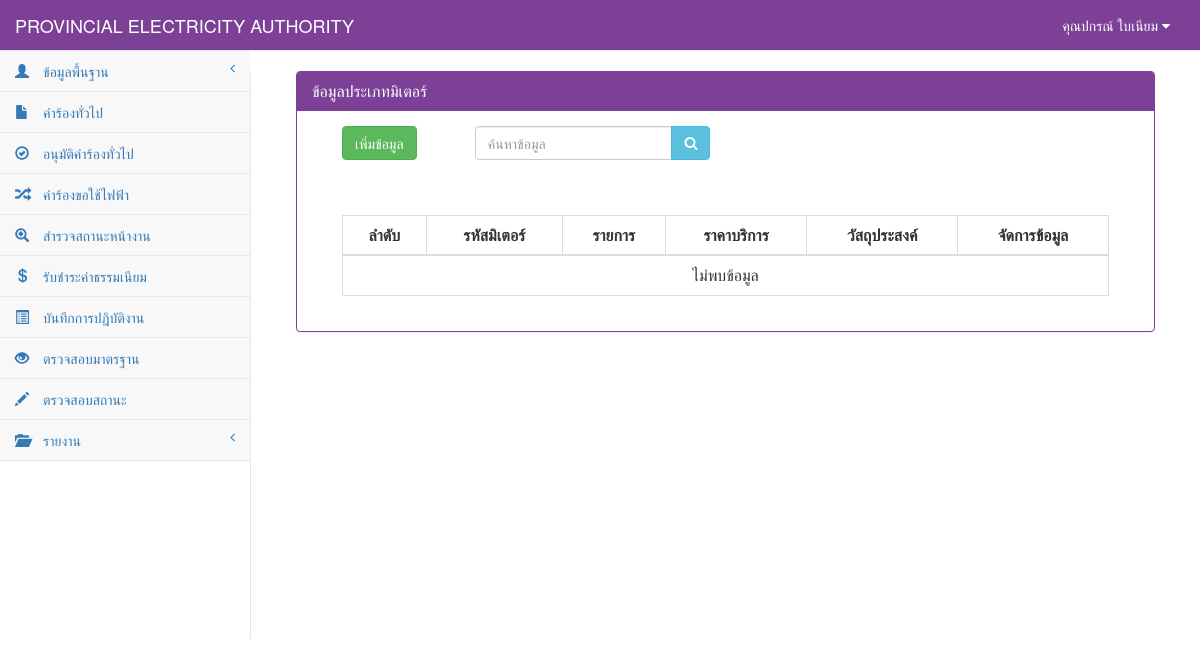
Page /meter_show.php (signed in) on the earlier database version.
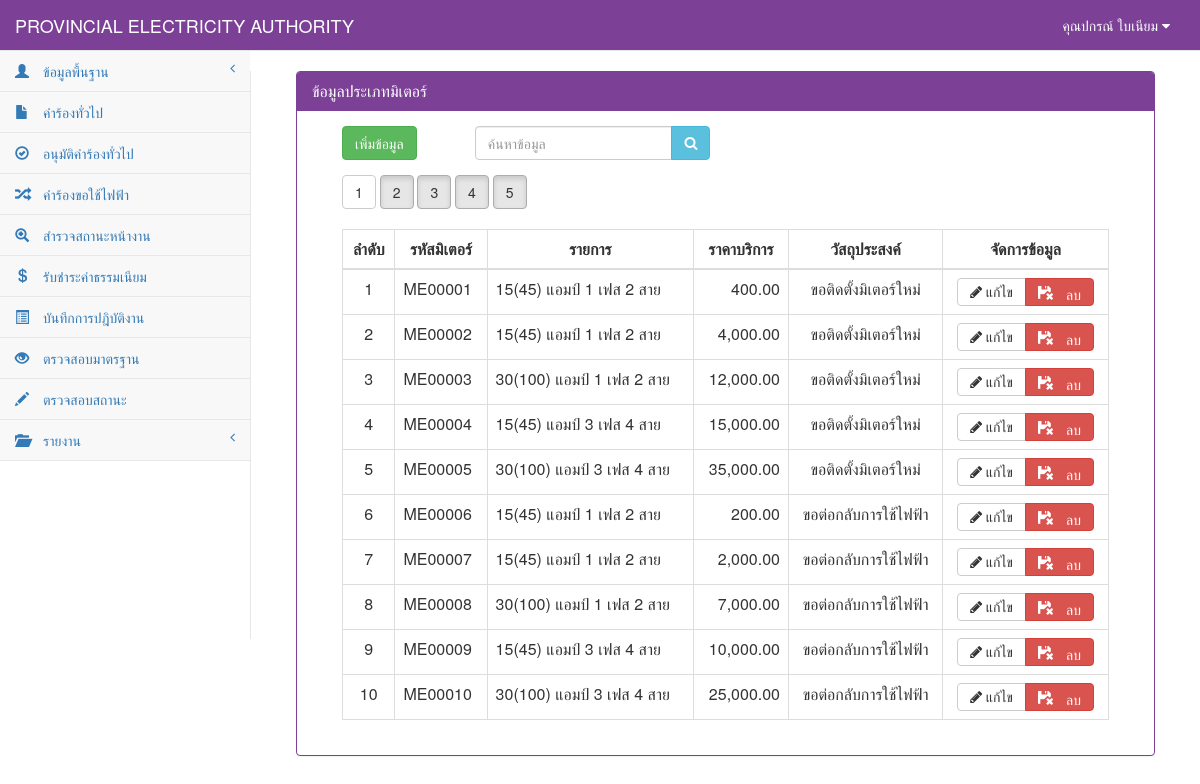
Same page on the later database version.
### tables this page shows
CREATE TABLE `tb_user` (
  `user_id` char(13) NOT NULL,
  `user_code` char(13) NOT NULL,
  `user_first` int(1) NOT NULL,
  `user_name` varchar(50) NOT NULL,
  `user_last` varchar(50) NOT NULL,
  `user_add` text NOT NULL,
  `user_tel` char(10) NOT NULL,
  `user_pos` int(1) NOT NULL,
  `user_pass` varchar(12) NOT NULL,
  PRIMARY KEY  (`user_id`)
);

CREATE TABLE `tb_meter` (
  `me_id` char(12) NOT NULL,
  `me_name` varchar(255) NOT NULL,
  `me_price` double(10,2) NOT NULL,
  `me_type` int(2) NOT NULL,
  PRIMARY KEY  (`me_id`)
);

### connect_db.php (called while the page is built, shortened)
<?php
$dbname="pea";
$limit=10;
?>

### meter_show.php (the view, shortened to what this page needs)
<?php
include "connect_db.php";
?>
<!DOCTYPE html>
<html>
<head>
    <link href="vendor/bootstrap/css/bootstrap.css" rel="stylesheet">
    <link href="vendor/metisMenu/metisMenu.css" rel="stylesheet">
    <link href="dist/css/sb-admin-2.css" rel="stylesheet">
    <link href="vendor/font-awesome/css/font-awesome.css" rel="stylesheet" type="text/css">
</head>
<body>
<?php include "header.php";?>
<?php
    include"sidebar.php";
?>
    <div id="page-wrapper">
        <div class="col-sm-12 ">
            <div class="panel panel-primary">
                <div class="panel-heading">
                    <h2 class="panel-title">ข้อมูลประเภทมิเตอร์</h2>
                </div>
            <div class="panel-body">
            <div class="col-sm-12">
            <div class="col-sm-2">
                    <a href="meter_add.php"><input type="button" value="เพิ่มข้อมูล" class="btn  btn-success"></a>
            </div>
            <div class="col-sm-4">
                <form name="frmSearch" method="POST">
                    <div class="form-group input-group">
                        <input type="search" name="search" class="form-control" placeholder="ค้นหาข้อมูล">
                        <span class="input-group-btn">
                            <button class="btn btn-info" type="submit" style="height:34px;"><i class="fa fa-search"></i></button>
                        </span>
                    </div>
                </form>
            </div>
            <div class="col-sm-12">
                <div class="table-responsive">
                    <?php
                        $sql_all_rows="select * from tb_meter order by me_id";
                        $result_all_rows=mysql_db_query($dbname,$sql_all_rows);
                        $rows=mysql_num_rows($result_all_rows);
                        $total_page=ceil($rows/$limit);
                        if($_GET[start]==""){ $start="1"; }else{ $start=$_GET[start]; }
                    ?>
                    <?php
                    for($i=1;$i<=$total_page;$i++){
                            if($start==$i){
                                    echo "<a href='meter_show.php?start=".$i."&limit=".$limit."'><button class='btn btn-default '>".$i."</button></a>&nbsp;";
                            }else{
                                    echo "<a href='meter_show.php?start=".$i."&limit=".$limit."' c><button class='btn btn-default active'>".$i."</button></a>&nbsp;";
                            }
                    }
                    ?> <br><br>
                    <table width="100%" class="table table-bordered table-hover">
                        <thead>
                            <tr>
                                <th class=" text-center" >ลำดับ</th>
                                <th class=" text-center" >รหัสมิเตอร์</th>
                                <th class=" text-center" >รายการ</th>
                                <th class=" text-center" >ราคาบริการ</th>
                                <th class=" text-center" >วัสถุประสงค์</th>
                                <th class=" text-center">จัดการข้อมูล</th>
                            </tr>
                        </thead>
                            <tbody>
                            <?php
                                $n=0;
                                if($_GET[start]=="" || $_GET[start]=="1"){
                                        $page="0";
                                }else{
                                        $page=($_GET[start]-1)*$limit;
                                }
                                $sql="select * from tb_meter where me_id like '%".$_POST[search]."%' or me_name like '%".$_POST[search]."%'  limit $page,$limit ";
                                $result=mysql_db_query($dbname,$sql);
                                    if(mysql_num_rows($result)>0){
                                        while($array=mysql_fetch_array($result)){
                                            $n++;
                                            if ($array[me_type] == 0) {
                                                $want = "ขอติดตั้งมิเตอร์ใหม่";
                                            } elseif ($array[me_type] == 1) {
                                                $want = "ขอตัดฝากมิเตอร์โดยไม่ใช้ไฟฟ้า";
                                            } elseif ($array[me_type] == 2) {
                                                $want = "ขอต่อกลับการใช้ไฟฟ้า";
                                            } elseif ($array[me_type] == 3) {
                                                $want = "ขอเพื่มขนาดมิเตอร์/อุปกรณ์ประกอบ";
                                            } elseif ($array[me_type] == 4) {
                                                $want = "ขอเปลี่ยนประเภทมิเตอร์";
                                            } elseif ($array[me_type] == 5) {
                                                $want = "ขอหยุดซ่อมแซมเครื่องจักรประจำปี";
                                            } elseif ($array[me_type] == 6) {
                                                $want = "ขอใช้ไฟฟ้าชั่วคราวแบบเหมาจ่าย";
                                            } elseif ($array[me_type] == 7) {
                                                $want = "ขอติดตั้งไฟฟ้าชั่วคราว";
                                            } elseif ($array[me_type] == 8) {
                                                $want = "ขอตัดฝากมิเตอร์ใช้เพื่อแสงสว่างไม่ลด CT";
                                            } elseif ($array[me_type] == 9) {
                                                $want = "ขอยกเลิกเลิกการใช้ไฟฟ้า";
                                            } elseif ($array[me_type] == 10) {
                                                $want = "ขอลดขนาดมิเตอร์/อุปกรณ์ประกอบ";
                                            } elseif ($array[me_type] == 11) {
                                                $want = "ขอใช้ไฟฟ้าสาธารณะ";
                                            } elseif ($array[me_type] == 12) {
                                                $want = "ขอตัดมิเตอร์ใช้เพื่อแสงสว่างลด CT";
                                            } elseif ($array[me_type] == 13) {
                                                $want = "ขอย้ายจุดติดตั้งมิเตอร์/อุปกรณ์ประกอบ";
                                            } elseif ($array[me_type] == 14) {
                                                $want = "ขอเปลี่ยนมิเตอร์กรณีชำรุด";
                                            } elseif ($array[me_type] == 15) {
                                                $want = "ขอใช้ไฟฟ้าตู้โทรศัพท์ต่อตรง";
                                            } elseif ($array[me_type] == 16) {
                                                $want = $array[re_place_other];
                                            }
                            ?>
                                    <tr>
                                        <td class="text-center"><?=$n?></td>
                                            <td><?=$array[me_id]?></td>
                                            <td><?=$first?><?=$array[me_name]?></td>
                                            <td class="text-right"><?= number_format($array[me_price],2)?></td>
                                            <td class="text-center"><?=$want?></td>
                                            <td align="center">
                                                <div class="btn-group">
                                                    <a class="btn btn-default" href="meter_add.php?id=<?=$array[me_id]?>&mode=edit" title="แก้ไข"><i class="fa fa-pencil"> แก้ไข</i></a>
                                                    <a class="btn btn-danger" onclick="return confirm('คุณต้องการลบข้อมูลนี้ ?')" href="meter_save.php?id=<?=$array[me_id]?>&mode=del" ><span class="glyphicon glyphicon-floppy-remove"> ลบ</span></a>
                                                </div>
                                            </td>
                                    </tr>
                                    <?php
                                                    }
                                            }else{
                                    ?>
                                    <tr><td colspan="6" align="center">ไม่พบข้อมูล</td></tr>
                                    <?
                                            }
                                    ?>
                            </tbody>
                    </table>
                </div>
            </div>
        </div>
        </div>
        </div>
    </div>
</div>
</body>
</html>

### header.php (shortened to what this page needs)
<?php
$sqluser="select *from tb_user where user_id='".$_SESSION[loginid]."'";
$reuser=mysql_db_query($dbname,$sqluser);
$user=mysql_fetch_array($reuser);
?>
<nav style="background-color:#7c4197;" class="navbar navbar-default navbar-static-top" role="navigation" style="margin-bottom: 0" >
            <div class="navbar-header" >
                <a class="navbar-brand" style="color: White" href="index.php">PROVINCIAL ELECTRICITY AUTHORITY</a>
            </div>
            <ul class="nav navbar-top-links navbar-right" >
                 <li class="dropdown">
                     <a style="color: White" class="dropdown-toggle" data-toggle="dropdown" href="#">
                        คุณ<?=$user[user_name]?> <?=$user[user_last]?>
                        <i class="fa fa-caret-down"></i>
                    </a>
                </li>
            </ul>

### sidebar.php (shortened to what this page needs)
<?php
if($user[user_pos]==0){
?>
            <div class="navbar-default sidebar" role="navigation">
                <div class="sidebar-nav navbar-collapse">
                    <ul class="nav" id="side-menu">
                        <li>
                            <a href="#"><i class="hidden-xs showopacity glyphicon glyphicon-user">&nbsp;</i>ข้อมูลพื้นฐาน<span class="fa arrow"></span></a>
                            <ul class="nav nav-second-level">
                                <li><a href="user_show.php" >ข้อมูลเจ้าหน้าที่</a></li>
                                <li><a href="customer_show" >ข้อมูลผู้ใช้บริการ</a></li>
                                <li><a href="meter_show" >ข้อมูลประเภทมิเตอร์</a></li>
                            </ul>
                            <li>
                            <a href="#"><i class="hidden-xs showopacity glyphicon glyphicon-folder-open">&nbsp;</i>รายงาน<span class="fa arrow"></span></a>
                            <ul class="nav nav-second-level">
                                <li><a href="#.php" >คำร้องทั่วไป</a></li>
                                <li><a href="#.php" >อนุมัติคำร้องทั่วไป</a></li>
                                <li><a href="#.php" >คำร้องขอใช้ไฟฟ้า</a></li>
                                <li><a href="#" >สำรวจสถานะหน้างาน</a></li>
                            </ul>
                        </li>
                        </li>
                    </ul>
                </div>
            </div>
<?php }else{ ?>
            <div class="navbar-default sidebar" role="navigation">
                <div class="sidebar-nav navbar-collapse">
                    <ul class="nav" id="side-menu">
                        <li>
                            <a href="#"><i class="hidden-xs showopacity glyphicon glyphicon-user">&nbsp;</i>ข้อมูลพื้นฐาน<span class="fa arrow"></span></a>
                        </li>
                        <li><a href="requestGeneral_show.php"><i class="hidden-xs showopacity glyphicon glyphicon-file">&nbsp;</i>คำร้องทั่วไป</a></li>
                        <li><a href="StatusGeneral.php"><i class="hidden-xs showopacity glyphicon glyphicon-ok-circle">&nbsp;</i>อนุมัติคำร้องทั่วไป</a></li>
                        <li><a href="RequestElectricity_show.php"><i class="hidden-xs showopacity glyphicon glyphicon-random">&nbsp;</i>คำร้องขอใช้ไฟฟ้า</a></li>
                        <li><a href="StatusElectricity.php"><i class="hidden-xs showopacity glyphicon glyphicon-zoom-in">&nbsp;</i>สำรวจสถานะหน้างาน</a></li>
                        <li><a href="#.php"><i class="hidden-xs showopacity glyphicon glyphicon-usd">&nbsp;</i>รับชำระค่าธรรมเนียม</a></li>
                        <li><a href="#.php"><i class="hidden-xs showopacity glyphicon glyphicon-list-alt">&nbsp;</i>บันทึกการปฎิบัติงาน</a></li>
                        <li><a href="#.php"><i class="hidden-xs showopacity glyphicon glyphicon-eye-open">&nbsp;</i>ตรวจสอบมาตรฐาน</a></li>
                        <li><a href="#.php"><i class="hidden-xs showopacity glyphicon glyphicon-pencil">&nbsp;</i>ตรวจสอบสถานะ</a></li>
                        <li>
                            <a href="#"><i class="hidden-xs showopacity glyphicon glyphicon-folder-open">&nbsp;</i>รายงาน<span class="fa arrow"></span></a>
                        </li>
                    </ul>
                </div>
            </div>
<?php } ?>
        </nav>

Differences in the rows shown:
added tb_meter: me_id "ME00001", me_name "15(45) แอมป์ 1 เฟส 2 สาย", me_price "400.00", me_type "ขอติดตั้งมิเตอร์ใหม่"
added tb_meter: me_id "ME00002", me_name "15(45) แอมป์ 1 เฟส 2 สาย", me_price "4,000.00", me_type "ขอติดตั้งมิเตอร์ใหม่"
added tb_meter: me_id "ME00003", me_name "30(100) แอมป์ 1 เฟส 2 สาย", me_price "12,000.00", me_type "ขอติดตั้งมิเตอร์ใหม่"
added tb_meter: me_id "ME00004", me_name "15(45) แอมป์ 3 เฟส 4 สาย", me_price "15,000.00", me_type "ขอติดตั้งมิเตอร์ใหม่"
added tb_meter: me_id "ME00005", me_name "30(100) แอมป์ 3 เฟส 4 สาย", me_price "35,000.00", me_type "ขอติดตั้งมิเตอร์ใหม่"
added tb_meter: me_id "ME00006", me_name "15(45) แอมป์ 1 เฟส 2 สาย", me_price "200.00", me_type "ขอต่อกลับการใช้ไฟฟ้า"
added tb_meter: me_id "ME00007", me_name "15(45) แอมป์ 1 เฟส 2 สาย", me_price "2,000.00", me_type "ขอต่อกลับการใช้ไฟฟ้า"
added tb_meter: me_id "ME00008", me_name "30(100) แอมป์ 1 เฟส 2 สาย", me_price "7,000.00", me_type "ขอต่อกลับการใช้ไฟฟ้า"
added tb_meter: me_id "ME00009", me_name "15(45) แอมป์ 3 เฟส 4 สาย", me_price "10,000.00", me_type "ขอต่อกลับการใช้ไฟฟ้า"
added tb_meter: me_id "ME00010", me_name "30(100) แอมป์ 3 เฟส 4 สาย", me_price "25,000.00", me_type "ขอต่อกลับการใช้ไฟฟ้า"
Other differences:
new list line: "1"
new list line: "2"
new list line: "3"
new list line: "4"
new list line: "5"
text no longer shown: "ไม่พบข้อมูล"
